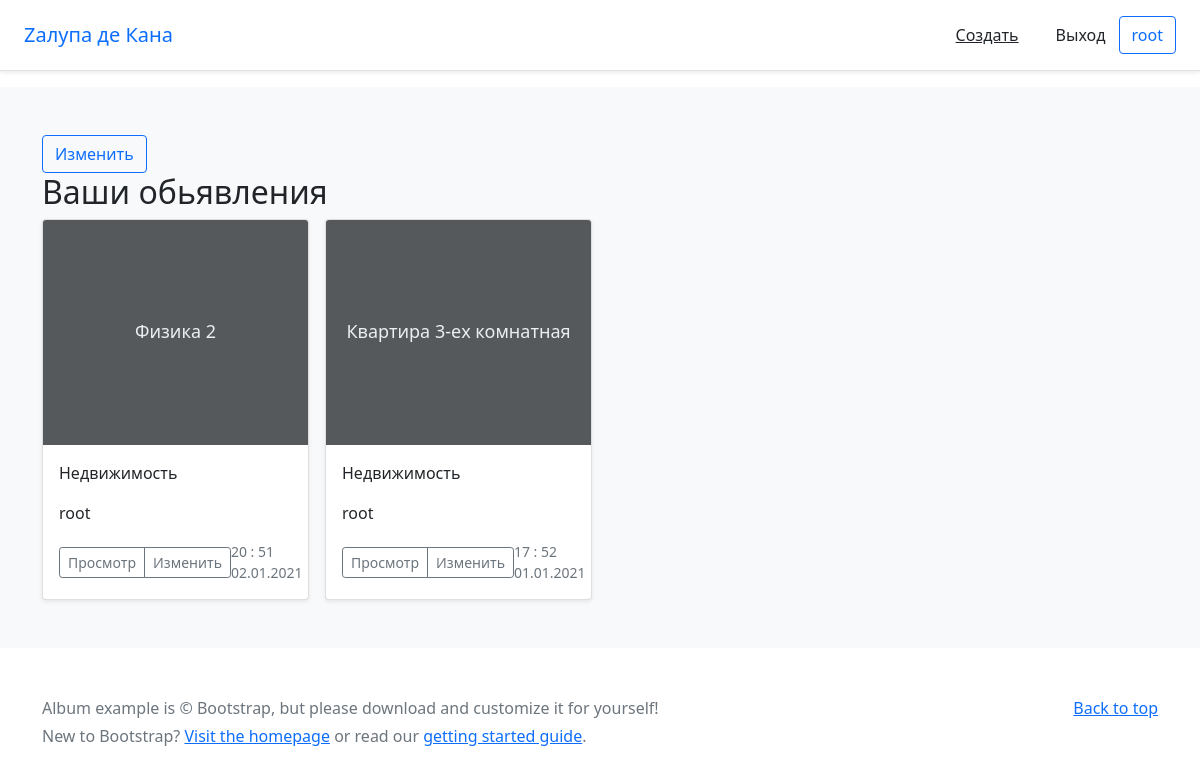
Before: /bboard/my_posts/ (signed in) with the older database file.
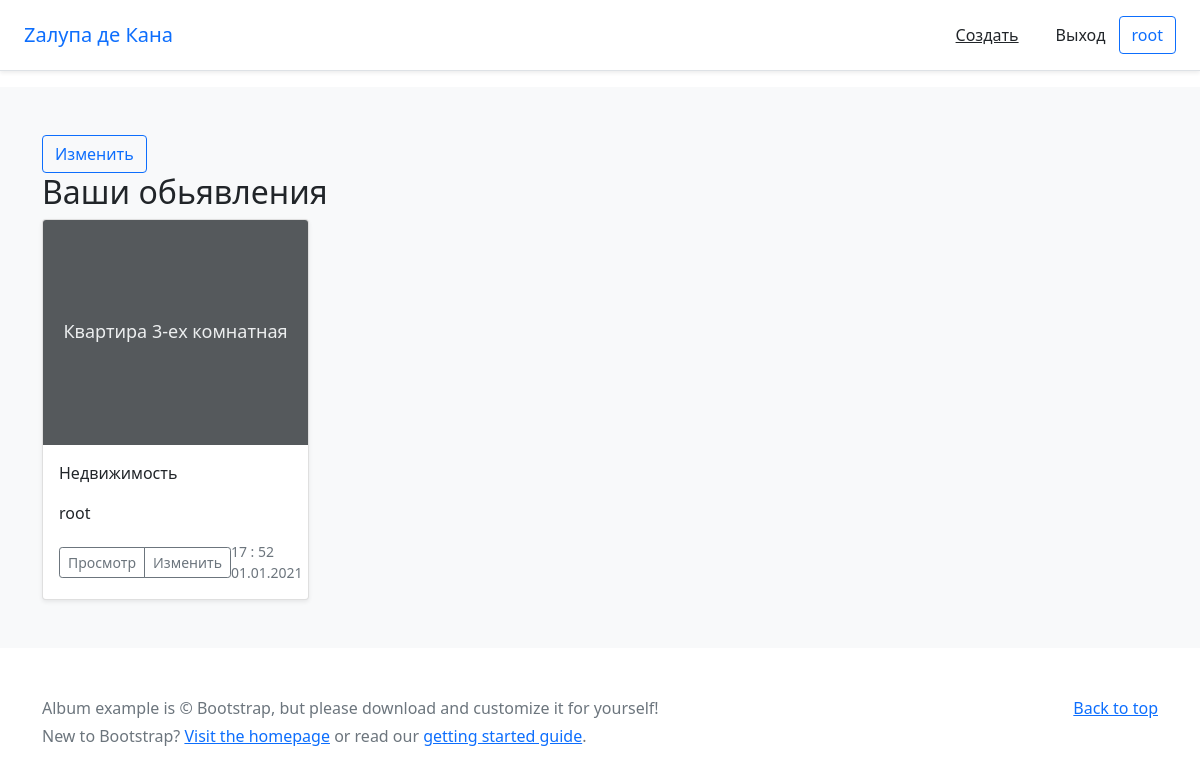
After: the same page with the newer database file.
### bboard/models.py (models this page shows, shortened)
class Bb(models.Model):
    title = models.CharField(max_length=50, verbose_name="Товар")
    content = models.TextField(null=True, blank=True, verbose_name="Описание")
    rubric = models.ForeignKey('Rubric', null=True, on_delete=models.PROTECT, verbose_name="Рубрика")
    price = models.FloatField(null=True, blank=True, verbose_name="Цена")
    published = models.DateTimeField(auto_now_add=True, db_index=True, verbose_name="Опубликовано")
    user = models.ForeignKey(User, on_delete=models.CASCADE, null=True, default=User, verbose_name="Пользователь")
    class Meta:
        verbose_name = "Обьявление"
        verbose_name_plural = "Обьявления"
        ordering = ['-published']

class Rubric(models.Model):
    name = models.CharField(max_length=20, db_index=True, verbose_name="Название")
    class Meta:
        verbose_name = "Рубрика"
        verbose_name_plural = "Рубрики"
        ordering = ['name']

### bboard/views.py (the view)
# urls.py: path('my_posts/', my_posts, name='my_posts'),
@login_required
def my_posts(request):
    bbs = Bb.objects.filter(user=request.user)
    profile = Profile.objects.filter(user=request.user)
    count_post_by_rubric = Rubric.objects.annotate(Count('bb'))
    min_price_by_rubric = Rubric.objects.annotate(min=Min('bb__price'))  # минимальная цена
    context = {'bbs': bbs, 'minpbr': min_price_by_rubric, 'cpbr': count_post_by_rubric, 'profile': profile}
    return render(request, 'bboard/my_posts.html', context)

### templates/bboard/my_posts.html (shortened to what this page needs)
{% extends 'base.html' %}
{% block content %}
    <a class="btn btn-outline-primary" href="{% url 'update_profile' %}">Изменить</a>
    <h2>Ваши обьявления</h2>
    <div class="row row-cols-1 row-cols-sm-2 row-cols-md-4 g-3">
        {% for bb in bbs %}
            <div class="col">
                <div class="card shadow-sm">
                    <svg class="bd-placeholder-img card-img-top" width="100%" height="225"
                         xmlns="http://www.w3.org/2000/svg" role="img" aria-label="Placeholder: Thumbnail"
                         preserveAspectRatio="xMidYMid slice" focusable="false"><title>Placeholder</title>
                        <rect width="100%" height="100%" fill="#55595c"></rect>
                        <text x="50%" y="50%" fill="#eceeef" dy=".3em">{{ bb.title }}</text>
                    </svg>
                    <div class="card-body">
                        <p class="card-text">{{ bb.rubric.name }}</p>
                        <p class="card-text">{{ bb.user }}</p>
                        <div class="d-flex justify-content-between align-items-center">
                            <div class="btn-group">
                                <a class="btn btn-sm btn-outline-secondary" href="{% url 'detail' bb.pk %}">Просмотр</a>
                                {% if user == bb.user %}
                                    <a class="btn btn-sm btn-outline-secondary"
                                       href="{% url 'edit' bb.pk %}">Изменить</a>
                                {% endif %}
                            </div>
                            <small class="text-muted">{{ bb.published|date:"H : i" }}
                                <br>{{ bb.published|date:"d.m.Y" }}
                            </small>
                        </div>
                    </div>
                </div>
            </div>
        {% endfor %}
    </div>
{% endblock %}

Changed rows visible on the page:
removed Bb: title "Физика 2", rubric.name "Недвижимость", user "root", shows "Изменить", published "20 : 51", published "02.01.2021"
